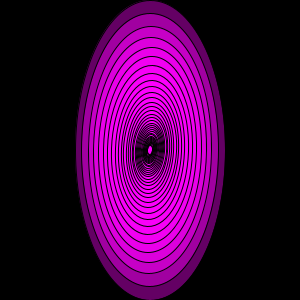
Frame 1 (no input)
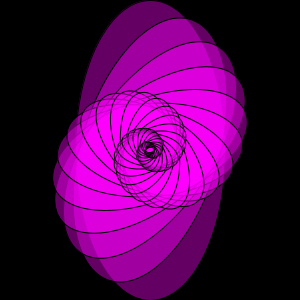
Frame 60 (the mouse pressed at the canvas centre just before this capture)
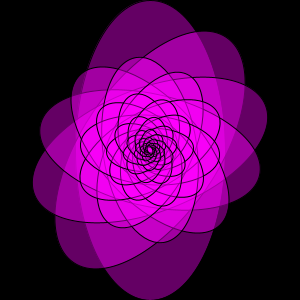
Frame 120 (the mouse held since frame 60 and released just before this capture)

The Processing sketch that drew these frames (run headless with seeded random() and noise(); from frame 60 on, the mouse is pressed at the canvas centre):

// Processing sketch: RotatingEllipse
// ── RotatingEllipse.pde
float rot = 0;
float rChange = 0;
public void setup()
{
  size(300,300);
  frameRate(20);
  fill(255,0,255,100);
}
public void draw()
{
  background(0);
  rot = 0;
  rChange = rChange + .005;
  myFractal(150,150,300);
}
public void myFractal(int x, int y, float diam)
{
  
  translate(x,y);
  rotate(rot);
  ellipse(0,0,diam/2,diam);
  rotate(-rot);
  translate(-x,-y);
  rot = rot + rChange;
  if(diam > 10)
    myFractal(x,y,diam/1.1);
}
/*void setup()
{
  size(300,300);
  background(0);
  frameRate(15);
}
void draw()
{
  fill(0,0,0,10);
  stroke(0,0,0,10);
  rect(0,0,300,300);
  noFill();
  stroke(255,0,255);
  translate(150,150);
  rotate(random(2*PI));
  ellipse(0,0,250,random(250));
}*/
